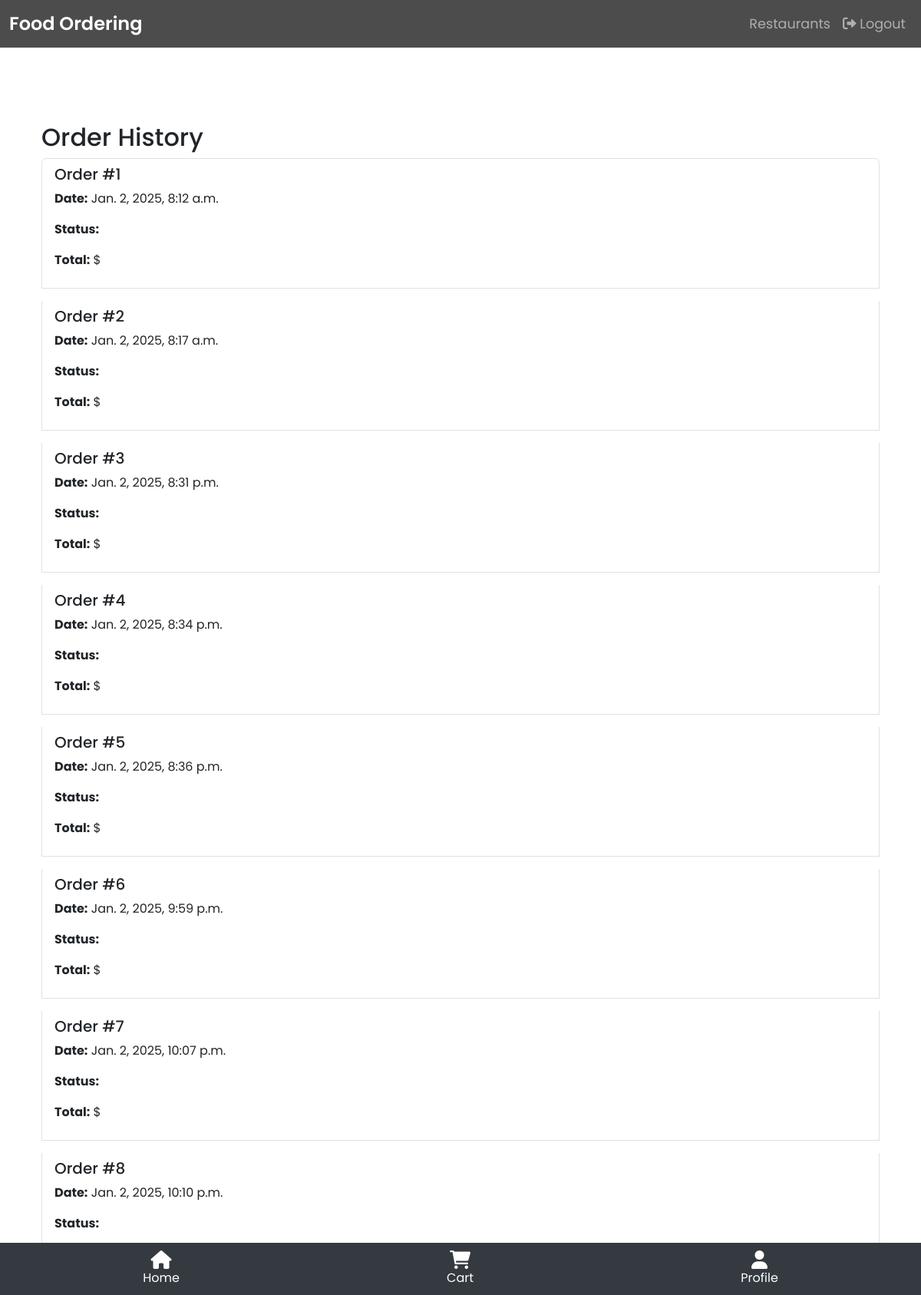
The page /order-history/ (signed in) on the database its author committed.
### systemapp/models.py (models this page shows, shortened)
class Order(models.Model):
    STATUS_CHOICES = [
        ('Pending', 'Pending'),
        ('Confirmed', 'Confirmed'),
        ('Delivered', 'Delivered'),
        ('Cancelled', 'Cancelled'),
    ]
    user = models.ForeignKey(User, on_delete=models.CASCADE)
    date = models.DateTimeField(auto_now_add=True)
    total_price = models.DecimalField(max_digits=10, decimal_places=2)
    delivery_status = models.CharField(max_length=20, choices=STATUS_CHOICES, default='Pending')
    menu_items = models.ManyToManyField(MenuItem)

### systemapp/views.py (the view)
# urls.py: path('order-history/', views.order_history, name='order_history'),
@login_required
def order_history(request):
    orders = Order.objects.filter(user=request.user)
    return render(request, 'systemapp/order_history.html', {'orders': orders})

### systemapp/templates/systemapp/order_history.html (shortened to what this page needs)
{% extends 'systemapp/base.html' %}
{% block content %}
<div class="container mt-5">
  <h2>Order History</h2>
  {% if orders %}
    <div class="list-group">
      {% for order in orders %}
        <div class="list-group-item mb-3">
          <h5>Order #{{ order.id }}</h5>
          <p><strong>Date:</strong> {{ order.date }}</p>
          <p><strong>Status:</strong> {{ order.status }}</p>
          <p><strong>Total:</strong> ${{ order.total }}</p>
        </div>
      {% endfor %}
    </div>
  {% else %}
    <p>No previous orders found.</p>
  {% endif %}
</div>
{% endblock %}

### systemapp/templates/systemapp/base.html (style rules this page uses)
html, body { height: 100%; margin: 0; font-family: 'Poppins', sans-serif; padding-top: 56px; padding-bottom: 56px; }

### rows shown on the page
Order: id "1", date "Jan. 2, 2025, 8:12 a.m."
Order: id "2", date "Jan. 2, 2025, 8:17 a.m."
Order: id "3", date "Jan. 2, 2025, 8:31 p.m."
Order: id "4", date "Jan. 2, 2025, 8:34 p.m."
Order: id "5", date "Jan. 2, 2025, 8:36 p.m."
Order: id "6", date "Jan. 2, 2025, 9:59 p.m."
Order: id "7", date "Jan. 2, 2025, 10:07 p.m."
Order: id "8", date "Jan. 2, 2025, 10:10 p.m."
